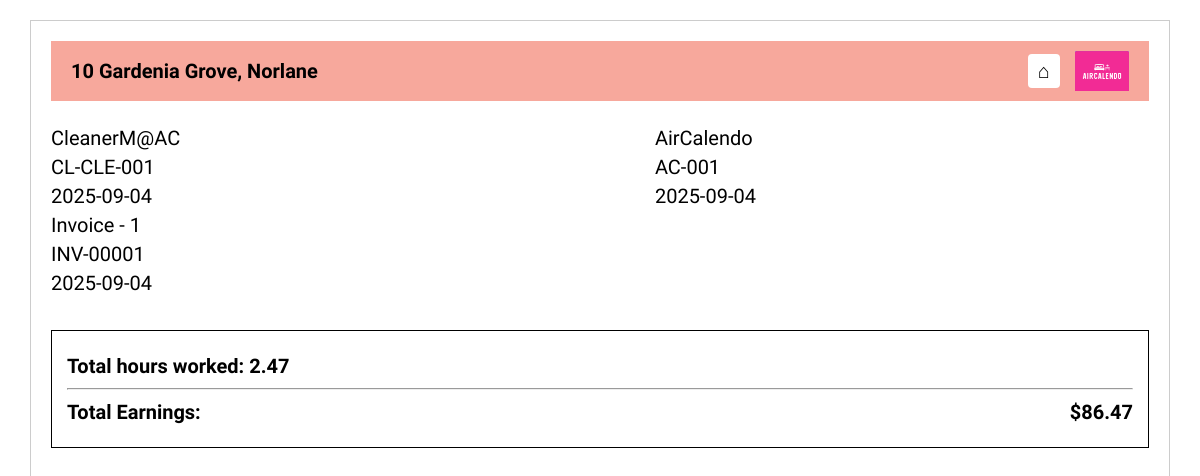
Page /invoices (signed in) on the earlier database version.
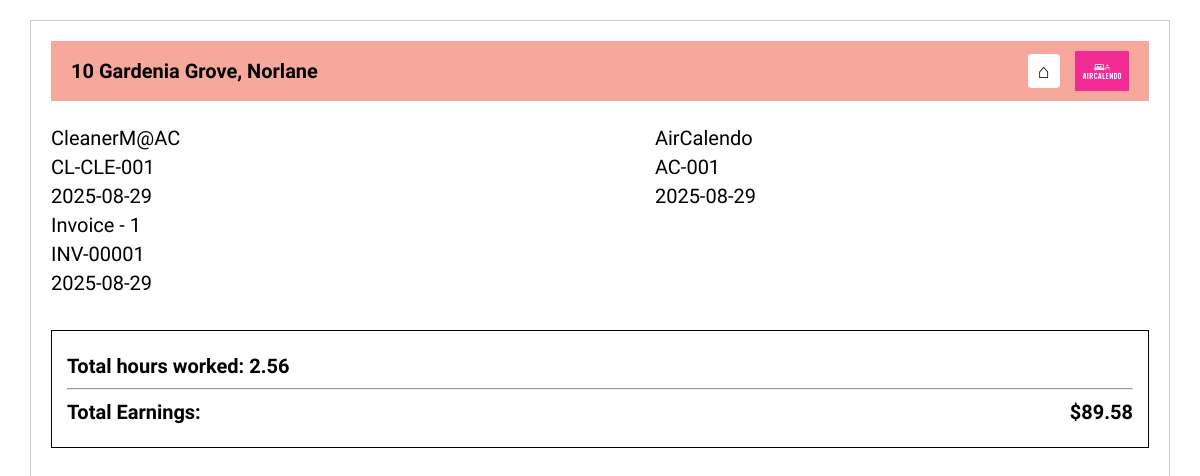
Same page on the later database version.
### tables this page shows
CREATE TABLE bookings (
                    id INTEGER PRIMARY KEY AUTOINCREMENT,
                    client_name TEXT,
                    date TEXT,
                    time TEXT,
                    location TEXT,
                    cleaner TEXT
                );

### app.py (the view, shortened to what this page needs)
@app.route('/invoices')
def invoices():
    try:
        role = session.get('role')
        if not role:
            return redirect(url_for('home'))
        conn = get_db()
        c = conn.cursor()
        today = datetime.now().date()
        week_ago = today - timedelta(days=7)
        username = session.get('username', 'User')
        total_hours_worked = 0
        total_earnings = 0
        invoice_data = []
        cleaners_invoice = []
        hourly_rate = 35
        if role in ['owner', 'cleaner']:
            try:
                c.execute('''
                    SELECT COALESCE(SUM(hours_worked), 0) FROM attendance
                    WHERE user_id = ? AND clock_out BETWEEN ? AND ?
                ''', (session['user_id'], week_ago.isoformat() + " 00:00:00", today.isoformat() + " 23:59:59"))
                result = c.fetchone()
                total_hours_worked = result[0] if result and result[0] is not None else 0
                print(f"DEBUG: Found {total_hours_worked} hours worked in the week based on clock_out")
            except Exception as e:
                print(f"Error calculating hours: {e}")
                total_hours_worked = 0
        print(f"DEBUG: total_hours_worked={total_hours_worked}, hourly_rate={hourly_rate}")
        total_earnings = float(total_hours_worked) * float(hourly_rate)
        print(f"DEBUG: total_earnings={total_earnings}")
        if role == 'cleaner':
            try:
                c.execute('''
                    SELECT id, client_name, date, time FROM bookings
                    WHERE cleaner=?
                    ORDER BY date DESC
                ''', (username,))
                bookings = c.fetchall()
                invoice_data = []
                for booking in bookings:
                    booking_id, client_name, date_str, time_str = booking
                    try:
                        start_datetime = date_str + " 00:00:00"
                        end_datetime = date_str + " 23:59:59"
                        c.execute('''
                            SELECT id, clock_in, clock_out, hours_worked FROM attendance
                            WHERE user_id = ? AND
                            (
                                (clock_in BETWEEN ? AND ?) OR
                                (clock_out BETWEEN ? AND ?)
                            )
                        ''', (session['user_id'], start_datetime, end_datetime, start_datetime, end_datetime))
                        attendance_records = c.fetchall()
                        print(f"DEBUG: Booking {booking_id} date: {date_str}")
                        for record in attendance_records:
                            print(f"DEBUG: Attendance record clock_in: {record[1]}, clock_out: {record[2]}, hours_worked: {record[3]}")
                        hours_worked = sum([record[3] for record in attendance_records if record[3] is not None])
                        print(f"DEBUG: Booking {booking_id} hours_worked={hours_worked} (sum of attendance records)")
                        earning = hours_worked * hourly_rate
                        print(f"DEBUG: Booking {booking_id} earning={earning}")
                        invoice_data.append({
                            'client_name': client_name or 'Unknown Client',
                            'date': date_str or '',
                            'time': time_str or '',
                            'hours_worked': hours_worked,
                            'earning': earning
                        })
                    except Exception as e:
                        print(f"Error processing booking {booking_id}: {e}")
                        invoice_data.append({
                            'client_name': client_name or 'Unknown Client',
                            'date': date_str or '',
                            'time': time_str or '',
                            'hours_worked': 0,
                            'earning': 0
                        })
            except Exception as e:
                print(f"Error getting cleaner bookings: {e}")
                invoice_data = []
            c.execute('''
                SELECT COALESCE(SUM(hours_worked), 0) FROM attendance
                WHERE user_id = ?
            ''', (session['user_id'],))
            result = c.fetchone()
            total_hours_worked = result[0] if result and result[0] is not None else 0
            total_earnings = float(total_hours_worked) * float(hourly_rate)
            print(f"DEBUG: Total hours worked (all time): {total_hours_worked}")
            print(f"DEBUG: Total earnings (all time): {total_earnings}")
            return render_template('invoice.html',
                                 username=username,
                                 invoice_data=invoice_data,
                                 role=role,
                                 total_hours_worked=total_hours_worked,
                                 total_earnings=total_earnings)
        return redirect(url_for('home'))
    except Exception as e:
        print(f"Error in invoices route: {e}")
        return render_template('invoice.html',
                             username=session.get('username', 'User'),
                             invoice_data=[],
                             cleaners_invoice=[],
                             role=session.get('role'),
                             total_hours_worked=0,
                             total_earnings=0,
                             error="Unable to load invoice data")

### app.py (called while the page is built)
def get_db():
    if '_database' not in g:
        g._database = sqlite3.connect(DATABASE, check_same_thread=False)
    return g._database

@app.teardown_appcontext
def close_connection(exception):
    db = g.pop('_database', None)
    if db is not None:
        db.close()

### templates/invoice.html (shortened to what this page needs)
<!DOCTYPE html>
<html lang="en">
<head>
    <link rel="stylesheet" href="/static/invoice.css" />
</head>
<body>
    <div class="invoice-container">
        <header class="invoice-header">
            <div class="address">10 Gardenia Grove, Norlane</div>
            <div class="header-right">
                {% if role == 'owner' %}
                    <a href="/owner_dashboard" class="home-button" title="Home">&#8962;</a>
                {% elif role == 'cleaner' %}
                    <a href="/cleaner_dashboard" class="home-button" title="Home">&#8962;</a>
                {% else %}
                    <a href="/" class="home-button" title="Home">&#8962;</a>
                {% endif %}
                <img src="/static/aircalendo logo.png" alt="Aircalendo Logo" class="logo" />
            </div>
        </header>
        {% if error %}
            <section class="invoice-summary-box">
                <p style="color: red; text-align: center; font-weight: bold;">{{ error }}</p>
                <p style="text-align: center;">No invoice data available at this time.</p>
            </section>
        {% elif role == 'cleaner' and invoice_data %}
            <section class="invoice-details">
                <div class="left-details">
                    <p class="name">{{ username or 'User' }}</p>
                    <p class="id">CL-{{ (username or 'XXX')[:3].upper() }}-001</p>
                    <p class="date">{{ invoice_data[0].date if invoice_data and invoice_data[0].date else 'N/A' }}</p>
                    <p class="invoice-number">Invoice - 1</p>
                    <p class="invoice-id">INV-00001</p>
                    <p class="invoice-date">{{ invoice_data[0].date if invoice_data and invoice_data[0].date else '' }}</p>
                </div>
                <div class="right-details">
                    <p class="name">AirCalendo</p>
                    <p class="id">AC-001</p>
                    <p class="date">{{ invoice_data[0].date if invoice_data and invoice_data[0].date else '' }}</p>
                </div>
            </section>
            <section class="invoice-summary-box">
                <p style="font-weight: bold;">Total hours worked: {{ "%.2f"|format(total_hours_worked or 0) }}</p>
                <hr />
                <p><strong>Total Earnings:</strong> <span class="price">${{ "%.2f"|format(total_earnings or 0) }}</span></p>
            </section>
        {% endif %}
    </div>
</body>
</html>

Differences in the rows shown:
removed bookings: date "2025-09-04"
now on this page (row edited): bookings: cleaner "CleanerM@AC", date "2025-08-29"
Other differences:
{{ "%.2f"|format(total_hours_worked or 0) }}: "2.47" → "2.56"
{{ "%.2f"|format(total_earnings or 0) }}: "86.47" → "89.58"
{{ username or 'User' }}: "CleanerM@AC" → (not shown)
